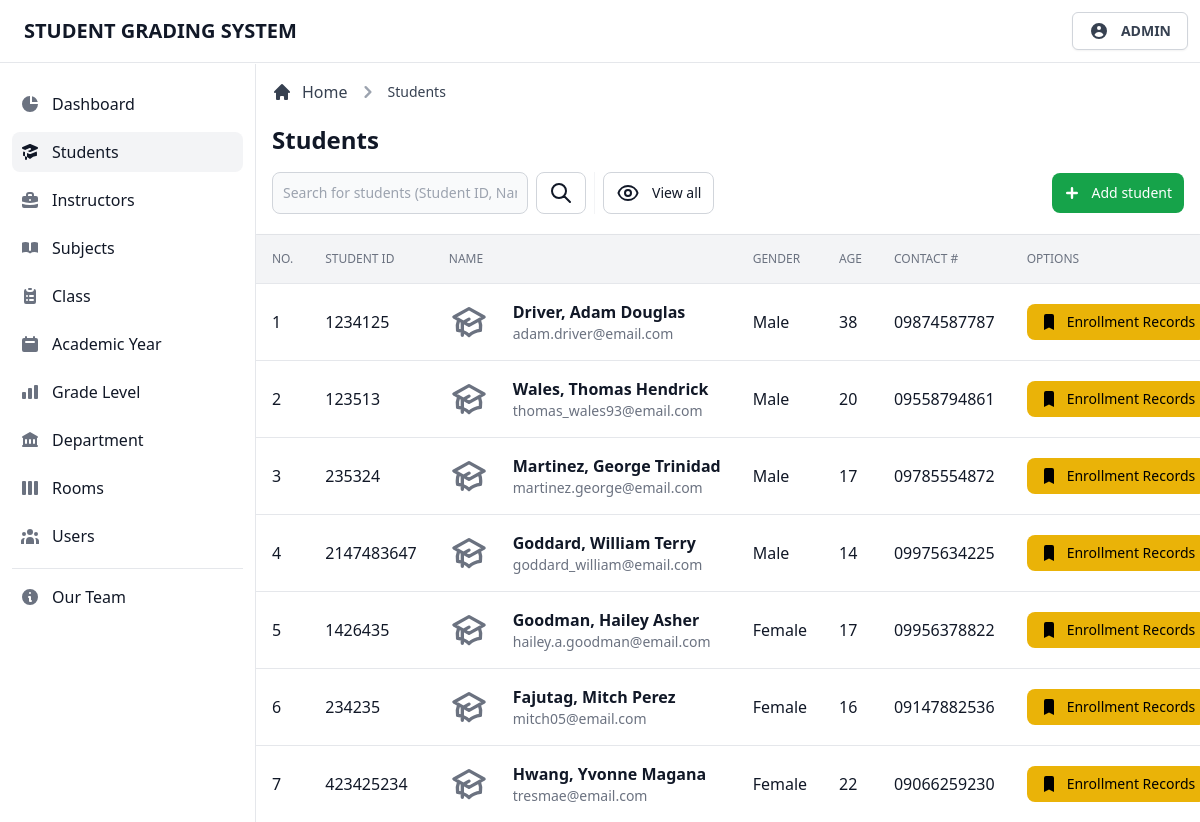
The app's page /admin/view/students.php (signed in) with its own data.
### tables this page shows
CREATE TABLE `tblstudents` (
  `student_id` int(11) NOT NULL,
  `student_number` int(11) NOT NULL,
  `student_fname` varchar(255) NOT NULL,
  `student_mname` varchar(255) NOT NULL,
  `student_lname` varchar(255) NOT NULL,
  `student_gender` varchar(255) NOT NULL,
  `student_bday` date NOT NULL,
  `student_status` varchar(255) NOT NULL,
  `student_age` int(11) NOT NULL,
  `student_nationality` varchar(255) NOT NULL,
  `student_religion` varchar(255) NOT NULL,
  `student_contact` varchar(255) NOT NULL,
  `student_email` varchar(255) NOT NULL,
  `student_address1` varchar(255) NOT NULL,
  `student_address2` varchar(255) NOT NULL
);

### admin/database/database.classes.php (called while the page is built)
<?php
class Dbh
{
  private $hostname = 'localhost';
  private $username = 'root';
  private $password = '';
  private $dbname = 'dbgradingsystem';
  public function connect()
  {
    try {
      $dbh = new PDO('mysql:host=' . $this->hostname . ';dbname=' . $this->dbname, $this->username, $this->password);
      return $dbh;
    } catch (PDOException $e) {
      print "Error!: " . $e->getMessage() . "<br>";
      die();
    }
  }
}

### admin/classes/display-data.classes.php (called while the page is built, shortened)
<?php
class DisplayStudents extends Dbh
{
  protected function getData()
  {
    $sql = 'SELECT * FROM tblstudents;';
    $stmt = $this->connect()->query($sql);
    $result = 0;
    while ($row = $stmt->fetchAll(PDO::FETCH_ASSOC)) {
      $result = $row;
    }
    return $result;
  }
}

### admin/controller/display-data.contr.php (called while the page is built, shortened)
<?php
class DisplayStudentsContr extends DisplayStudents
{
  public function fetchData()
  {
    $result = $this->getData();
    return $result;
  }
}

### admin/page/students/students-table.php (the view, shortened to what this page needs)
<div class="flex flex-col min-w-full overflow-hidden overflow-x-auto align-middle shadow">
  <table class="min-w-full divide-y divide-gray-200 table-fixed">
    <thead class="bg-gray-100">
      <tr>
        <th scope="col" class="th">
          No.
        </th>
        <th scope="col" class="th">
          Student ID
        </th>
        <th scope="col" class="th">
          Name
        </th>
        <th scope="col" class="th">
          Gender
        </th>
        <th scope="col" class="th">
          Age
        </th>
        <th scope="col" class="th">
          Contact #
        </th>
        <th scope="col" class="th">
          Options
        </th>
      </tr>
    </thead>
    <tbody class="bg-white divide-y divide-gray-200 ">
      <?php foreach ($result as $data) : ?>
        <tr class="hover:bg-gray-100 group">
          <td class="td">
            <div class="flex items-center">
              <?= $i += 1; ?>
            </div>
          </td>
          <td class="td">
            <div class="flex items-center capitalize">
              <?= $data['student_number']; ?>
            </div>
          </td>
          <td class="td-title">
            <div class="text-sm font-normal text-gray-500">
              <div class="text-base font-semibold text-gray-900 capitalize">
                <?= $data['student_lname'] . ', ' . $data['student_fname'] . ' ' . $data['student_mname']; ?>
              </div>
              <div class="text-sm font-normal text-gray-500">
                <?= $data['student_email']; ?>
              </div>
            </div>
          </td>
          <td class="td">
            <div class="flex items-center capitalize">
              <?= $data['student_gender']; ?>
            </div>
          </td>
          <td class="td">
            <div class="flex items-center capitalize">
              <?= $data['student_age']; ?>
            </div>
          </td>
          <td class="td">
            <div class="flex items-center capitalize">
              <?= $data['student_contact']; ?>
            </div>
          </td>
          <td class="p-4 space-x-2 whitespace-nowrap">
            <a href="records.php?studentnumber=<?= $data['student_number']; ?>" class="btn-yellow">
              <svg xmlns="http://www.w3.org/2000/svg" class="w-5 h-5 mr-2" viewBox="0 0 20 20" fill="currentColor">
                <path d="M5 4a2 2 0 012-2h6a2 2 0 012 2v14l-5-2.5L5 18V4z" />
              </svg>
              Enrollment Records
            </a>
          </td>
        </tr>
      <?php endforeach; ?>
    </tbody>
  </table>
</div>

### records on screen
tblstudents: i "1", student_number "1234125", student_lname "Driver", student_fname "Adam", student_mname "Douglas", student_email "adam.driver@email.com", student_gender "Male", student_age "38", student_contact "09874587787"
tblstudents: i "2", student_number "123513", student_lname "Wales", student_fname "Thomas", student_mname "Hendrick", student_email "thomas_wales93@email.com", student_gender "Male", student_age "20", student_contact "09558794861"
tblstudents: i "3", student_number "235324", student_lname "Martinez", student_fname "George", student_mname "Trinidad", student_email "martinez.george@email.com", student_gender "Male", student_age "17", student_contact "09785554872"
tblstudents: i "4", student_number "2147483647", student_lname "Goddard", student_fname "William", student_mname "Terry", student_email "goddard_william@email.com", student_gender "Male", student_age "14", student_contact "09975634225"
tblstudents: i "5", student_number "1426435", student_lname "Goodman", student_fname "Hailey", student_mname "Asher", student_email "hailey.a.goodman@email.com", student_gender "Female", student_age "17", student_contact "09956378822"
tblstudents: i "6", student_number "234235", student_lname "Fajutag", student_fname "Mitch", student_mname "Perez", student_email "mitch05@email.com", student_gender "Female", student_age "16", student_contact "09147882536"
tblstudents: i "7", student_number "423425234", student_lname "Hwang", student_fname "Yvonne", student_mname "Magana", student_email "tresmae@email.com", student_gender "Female", student_age "22", student_contact "09066259230"

### other values on screen
$user "ADMIN"
$breadcrumb1 "Students"
$page "Students"
$btn "student"
